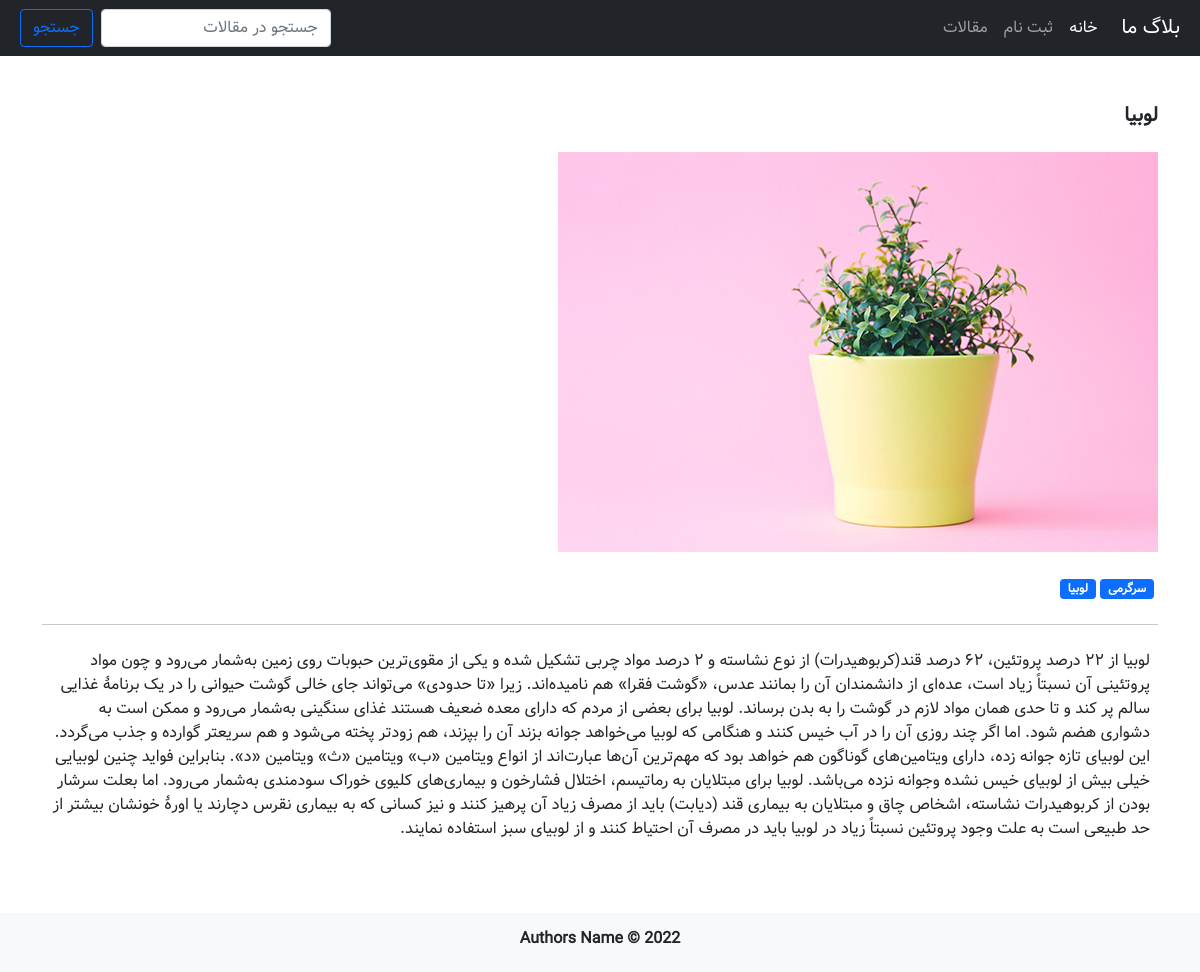
The page /3/لوبیا on the database its author committed.
### blog/models.py (models this page shows, shortened)
class Article(models.Model):
    title = models.CharField(max_length=75, verbose_name='عنوان')
    description = models.TextField(verbose_name='توضیحات')
    author = models.ForeignKey(
        User, on_delete=models.CASCADE, related_name='articles', verbose_name='نویسنده'
    )
    image = models.ImageField(
        upload_to='articles/', verbose_name='تصویر مقاله'
    )
    hits = models.ManyToManyField(
        IPAddress, related_name='articles', blank=True, verbose_name='بازدید ها'
    )
    publish_time = models.DateTimeField(
        default=timezone.now, verbose_name='زمان انتشار'
    )
    categories = models.ManyToManyField(
        Category, related_name='articles', verbose_name='دسته بندی ها'
    )
    created = models.DateTimeField(
        auto_now_add=True, verbose_name='تاریخ ایجاد'
    )
    updated = models.DateTimeField(
        auto_now=True, verbose_name='تاریخ آخرین ویرایش'
    )
    class Meta:
        verbose_name = 'مقاله'
        verbose_name_plural = 'مقالات'
    def __str__(self):
        return f"{self.title}"
    def get_thumbnail(self):
        return format_html(f"<img width=100 height=75 style='border-radius: 5px;' src='{self.image.url}'>")
    get_thumbnail.short_description = "تصویر"

class Category(models.Model):
    name = models.CharField(max_length=200, verbose_name='دسته بندی')
    image = models.ImageField(
        upload_to='categories', default='defaultpics/catdefault.jpg'
    )
    created = models.DateTimeField(
        auto_now_add=True, verbose_name='تاریخ ایجاد'
    )
    updated = models.DateTimeField(
        auto_now=True, verbose_name='تاریخ آخرین ویرایش'
    )
    is_deleted = models.BooleanField(
        default=False, verbose_name='پاک شده/نشده'
    )
    is_active = models.BooleanField(default=True, verbose_name='فعال/غیرفعال')
    class Meta:
        verbose_name = 'دسته بندی'
        verbose_name_plural = 'دسته بندی ها'
    def __str__(self):
        return f'{self.name}'

### blog/views.py (the view, shortened to what this page needs)
# urls.py: path('<int:pk>/<str:title>', ArticleDetailView.as_view(), name='article_detail'),
class ArticleDetailView(DetailView):
    def get_object(self):
        article_id = self.kwargs.get('pk')
        article = get_object_or_404(
            Article, pk=article_id, publish_time__lte=timezone.now()
        )
        return article
    def get_context_data(self, **kwargs):
        context = super(ArticleDetailView, self).get_context_data(**kwargs)
        return context
    template_name = 'blog/article_detail.html'
    context_object_name = 'article'

### blog/templates/blog/article_detail.html (shortened to what this page needs)
{% extends '_base.html' %}
{% block content %}
<section class="container my-5">
    <div class="row ">
        <section class="col-md-12">
            <div class="row">
                <div class="col-md-12">
                    <h5 class="text-bold mb-4">{{ article.title }}</h5>
                </div>
                <article class="col-md-12">
                    <div>
                        <img src="{{ article.image.url }}" class="img-fluid" alt="article 1">
                    </div>
                    <div>
                        <div class="my-4 mx-1">
                            {% for category in article.categories.all %}
                            <a href="{% url 'blog:category_articles' category.pk %}" class="badge bg-primary">{{ category }}</a>
                            {% endfor %}
                        </div>
                        <hr>
                        <p class="my-4 mx-2 text-dark">
                            {{ article.description }}
                        </p>
                    </div>
                </article>
            </div>
        </section>
    </div>
</section>
{% endblock content %}

### assets/css/style.css (style rules this page uses)
body { font-family: "Vazir"; }
a { color: #000; text-decoration: none; transition: all 0.5s; }
.text-bold { font-weight: 600; }

### rows shown on the page
Article: title "لوبیا", image (picture), description "لوبیا از ۲۲ درصد پروتئین، ۶۲ درصد قند(کربوهیدرات) از نوع نشاسته و ۲ درصد مواد چربی تشکیل شده و یکی از مقوی‌ترین حبوبات روی زمین به‌شمار می‌رود و چون مواد پروتئینی آن نسبتاً زیاد است، عده‌ای از دانشمندان آن را بمانند عدس، «گوشت فقرا» هم نامیده‌اند. زیرا «تا حدودی» می‌تواند جای خالی گوشت حیوانی را در یک برنامهٔ غذایی سالم پر کند و تا حدی همان مواد لازم در گوشت را به بدن برساند. لوبیا برای بعضی از مردم که دارای معده ضعیف هستند غذای سنگینی به‌شمار می‌رود و ممکن است به دشواری هضم شود. اما اگر چند روزی آن را در آب خیس کنند و هنگامی که لوبیا می‌خواهد جوانه بزند آن را بپزند، هم زودتر پخته می‌شود و هم سریعتر گوارده و جذب می‌گردد. این لوبیای تازه جوانه زده، دارای ویتامین‌های گوناگون هم خواهد بود که…"
Category: name "سرگرمی"
Category: name "لوبیا"
